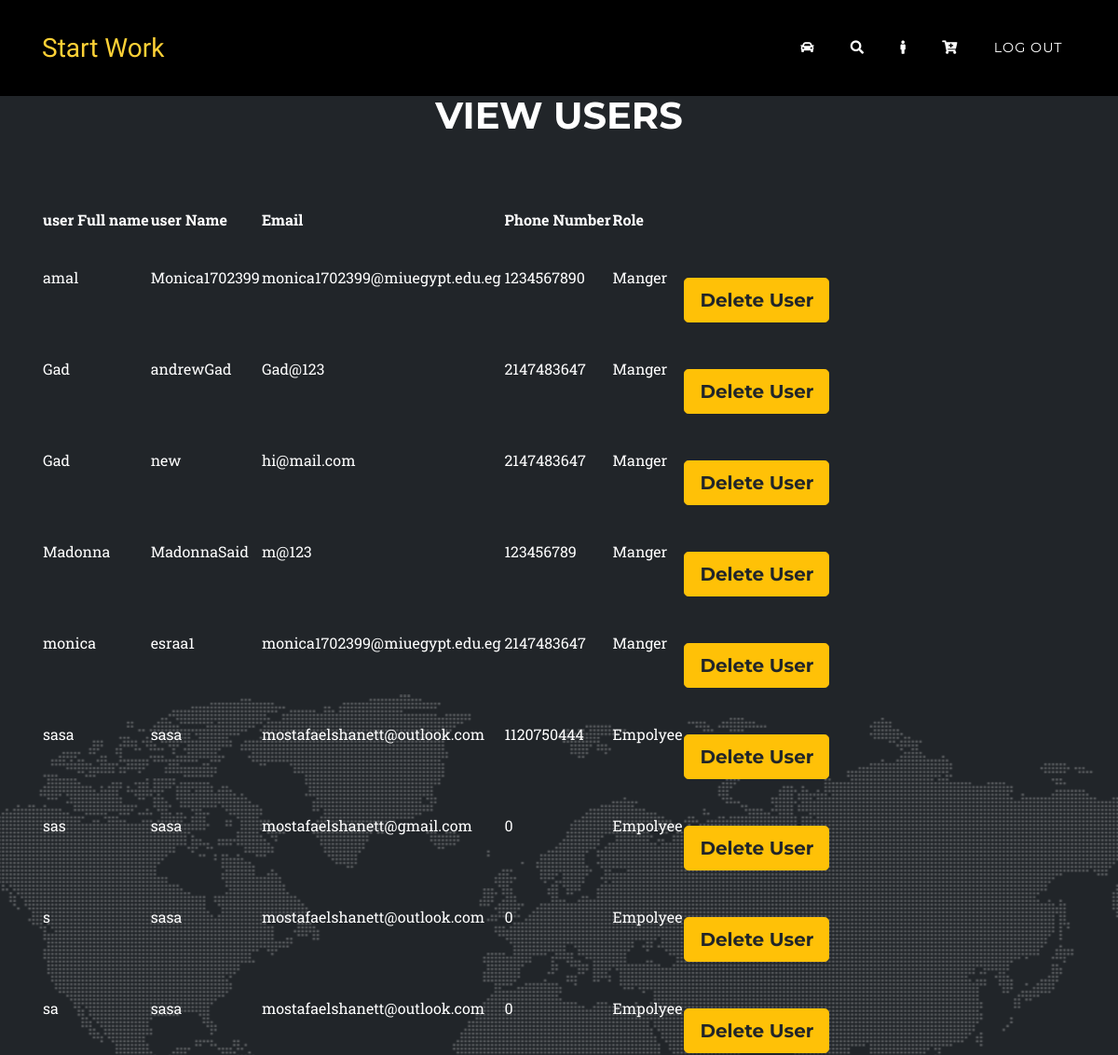
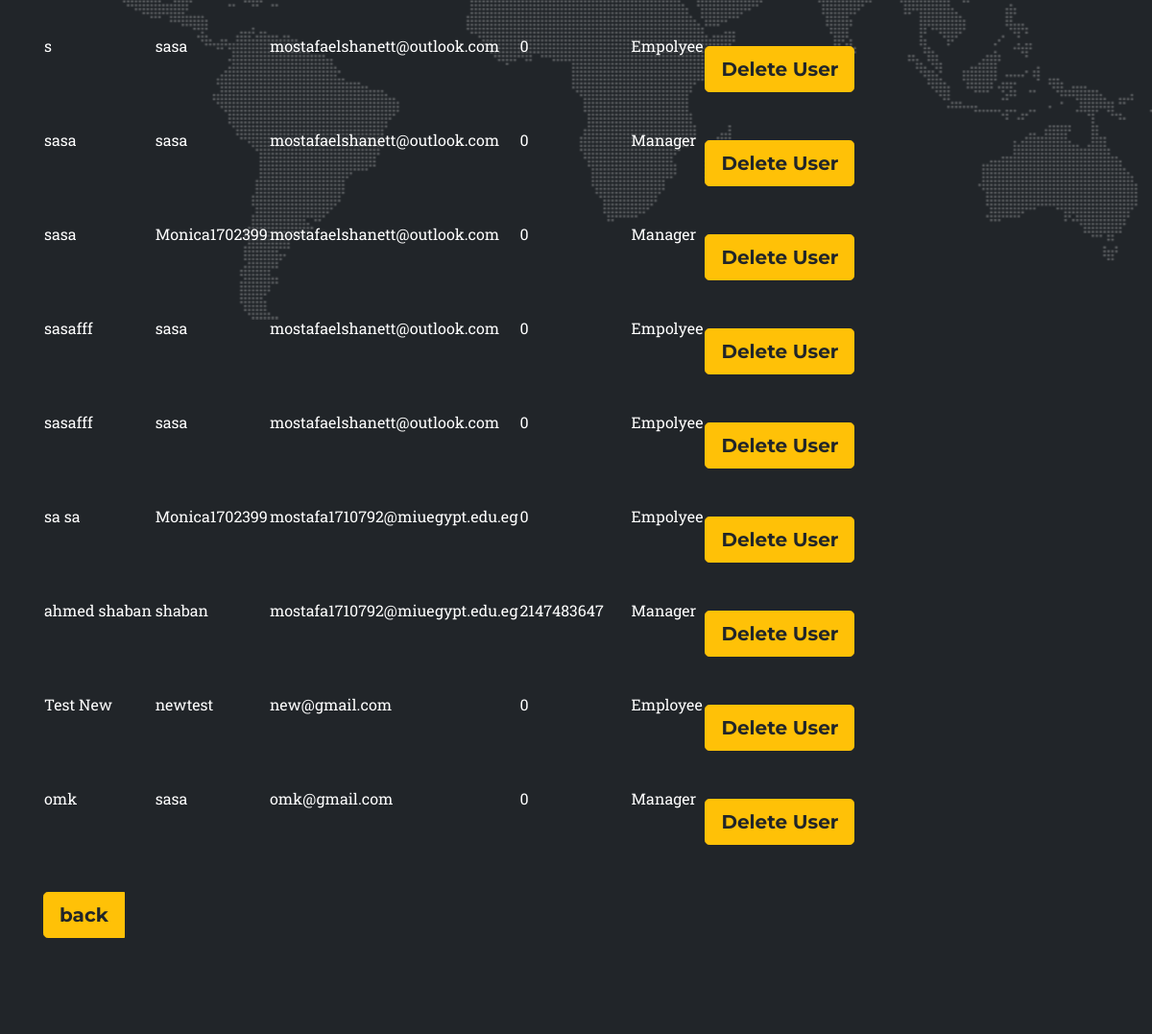
The app's page /public/registerForm.php?action=show with its own data (2 pictures, top to bottom).
### tables this page shows
CREATE TABLE `user` (
  `ID` int(255) NOT NULL,
  `FullName` varchar(255) NOT NULL,
  `username` varchar(255) NOT NULL,
  `email` varchar(255) NOT NULL,
  `password` varchar(255) NOT NULL,
  `Age` int(11) NOT NULL,
  `phoneNumber` int(255) NOT NULL,
  `Role` varchar(255) NOT NULL
);

### app/view/View.php (called while the page is built, shortened)
<?php
abstract class  View
{
    public function __construct($controller, $model) {
        $this->model = $model;
    }
}
?>

### app/db/database.php (called while the page is built, shortened)
<?php
class Database {
    private static $Instance;
    private $LocalHost = "localhost";
    private $Name = "root";
    private $Password = "";
    private $DBname = "autosparecar";
    public $Connection;
    public function __construct() {
        $this->Connection = new mysqli($this->LocalHost, $this->Name, $this->Password, $this->DBname);
    }
    public static function GetInstance() {
        if(!isset(self::$Instance)) {
            self::$Instance = new self();
        }
            return self::$Instance;
    }
    public function GetConnection() {
       return $this->Connection;
    }
}
?>

### app/model/Users.php (called while the page is built, shortened)
<?php
require_once(__ROOT__ . "model/User.php");
require_once(__ROOT__ ."db/database.php");
class Users extends Model
{
	private $Users;
	function fillArray()
	{
		$this->Users = array();
		$result = $this->readUsers();
		while ($row = $result->fetch_assoc())
		{
			array_push($this->Users, new User($row["ID"],$row["FullName"],$row["username"],$row["email"],$row["password"],$row["Age"],$row["phoneNumber"],$row["Role"]));
		}
	}
function getUsers() {
		$this->fillArray();
		return $this->Users;
	}
	function readUsers()
	{
		$sql = "SELECT * FROM user";
        $d1= Database::GetInstance();
        $result = mysqli_query($d1->GetConnection(), $sql);
		if ($result->num_rows >-1){
			return $result;
		}
		else {
			return false;
		}
	}
}
?>

### app/model/User.php (called while the page is built, shortened)
<?php
require_once(__ROOT__ ."db/database.php");
class User extends Model
{
    private $ID;
    private $FullName;
    private $username;
    private $email;
    private $phoneNumber;
    private $Role;
 function __construct($ID,$FullName="",$username="",$email="",$password="",$Age="",$phoneNumber="",$Role="")
  {
    $this->ID = $ID;
    $d1= Database::GetInstance();
    if(""===$FullName)
    {
      $this->readUser($ID);
    }
    else
    {
      $this->FullName = $FullName;
      $this->username=$username;
      $this->email=$email;
      $this->phoneNumber = $phoneNumber;
      $this->Role=$Role;
    }
  }
  function getFullName()
  {
  	return $this->FullName;
  }
  function getusername()
  {
  	return $this->username;
  }
  function getemail()
  {
  	return  $this->email;
  }
  function getPhoneNumber()
  {
    return $this->phoneNumber;
  }
  function getRole()
  {
    return $this->Role;
  }
  function getID()
  {
    return $this->ID;
  }
}
?>

### app/view/ViewUser.php (the view, shortened to what this page needs)
<?php
require_once(__ROOT__ . "view/View.php");
class ViewUser extends View
{
	function show()
	{
$str='<!DOCTYPE html>
<html lang="en">
<head>
  <meta charset="utf-8">
  <meta name="viewport" content="width=device-width, initial-scale=1, shrink-to-fit=no">
  <meta name="description" content="">
  <meta name="author" content="">
  <title>Auto spare parts</title>
  <link href="vendor/bootstrap/css/bootstrap.min.css" rel="stylesheet">
  <link href="vendor/fontawesome-free/css/all.min.css" rel="stylesheet" type="text/css">
  <link href="https://fonts.googleapis.com/css?family=Montserrat:400,700" rel="stylesheet" type="text/css">
  <link href="https://fonts.googleapis.com/css?family=Kaushan+Script" rel="stylesheet" type="text/css">
  <link href="https://fonts.googleapis.com/css?family=Droid+Serif:400,700,400italic,700italic" rel="stylesheet" type="text/css">
  <link href="https://fonts.googleapis.com/css?family=Roboto+Slab:400,100,300,700" rel="stylesheet" type="text/css">
  <link href="css/agency.min.css" rel="stylesheet">
</head>
<body id="page-top">
<section class="page-section" id="contact">
    <div class="container">
      <div class="row">
        <div class="col-lg-12 text-center">
          <h2 class="section-heading text-uppercase"> View Users</h2>
          <h3 class="section-subheading text-muted"> </h3>
        </div>
      </div>
      <div class="row">
        <div class="col-lg-12">';
    $str.="<table class='section-heading' id='items'>";
    $str.="<tr>
    	<th>user Full name</th>
    	<th>user Name</th>
          <th>Email</th>
          <th>Phone Number</th>
          <th>Role</th>
          </tr>";
      $str.="<tr>";
      foreach($this->model->getUsers() as $User){
        $str.="<td>".$User->getFullName()." </td> ";
        $str.="<td>".$User->getusername()."</td> ";
        $str.="<td>".$User->getEmail()."</td> ";
       	$str.="<td>".$User->getPhoneNumber()."</td> ";
        $str.="<td>".$User->getRole() ."</td> ";
        $str.="<td><br><br>
				<div class='portfolio-caption'>
           			<div class='btn-group btn-group-lg'>
           				<button type='submit' class='btn btn-warning' name='delete' id='delete' onclick=\"location.href='index.php?action=delete&id=".$User->getID()."\">Delete User</button>
           			</div>
           		</div></td>";
        $str.="</tr>";
    }
      $str.="</table>
      <br>
      <br>";
      $str.="<div class='portfolio-caption'>
           <div class='btn-group btn-group-lg'>
           <button type='submit' class='btn btn-warning' name='Show' id='Show' onclick=\"location.href='index.php'\">back</button>
           <br>
           </div>
           </div>";
      return $str;
	}
}
?>

### records on screen
user: FullName "amal", username "Monica1702399", email "monica1702399@miuegypt.edu.eg", phoneNumber "1234567890", Role "Manger"
user: FullName "Gad", username "andrewGad", email "Gad@123", phoneNumber "2147483647", Role "Manger"
user: FullName "Gad", username "new", email "hi@mail.com", phoneNumber "2147483647", Role "Manger"
user: FullName "Madonna", username "MadonnaSaid", email "m@123", phoneNumber "123456789", Role "Manger"
user: FullName "monica", username "esraa1", email "monica1702399@miuegypt.edu.eg", phoneNumber "2147483647", Role "Manger"
user: FullName "sasa", username "sasa", email "mostafaelshanett@outlook.com", phoneNumber "1120750444", Role "Empolyee"
user: FullName "sas", username "sasa", email "mostafaelshanett@gmail.com", phoneNumber "0", Role "Empolyee"
user: FullName "s", username "sasa", email "mostafaelshanett@outlook.com", phoneNumber "0", Role "Empolyee"
user: FullName "sa", username "sasa", email "mostafaelshanett@outlook.com", phoneNumber "0", Role "Empolyee"
user: FullName "s", username "sasa", email "mostafaelshanett@outlook.com", phoneNumber "0", Role "Empolyee"
user: FullName "sasa", username "sasa", email "mostafaelshanett@outlook.com", phoneNumber "0", Role "Manager"
user: FullName "sasa", username "Monica1702399", email "mostafaelshanett@outlook.com", phoneNumber "0", Role "Manager"
user: FullName "sasafff", username "sasa", email "mostafaelshanett@outlook.com", phoneNumber "0", Role "Empolyee"
user: FullName "sasafff", username "sasa", email "mostafaelshanett@outlook.com", phoneNumber "0", Role "Empolyee"
user: FullName "sa sa", username "Monica1702399", email "mostafa1710792@miuegypt.edu.eg", phoneNumber "0", Role "Empolyee"
user: FullName "ahmed shaban", username "shaban", email "mostafa1710792@miuegypt.edu.eg", phoneNumber "2147483647", Role "Manager"
user: FullName "Test New", username "newtest", email "new@gmail.com", phoneNumber "0", Role "Employee"
user: FullName "omk", username "sasa", email "omk@gmail.com", phoneNumber "0", Role "Manager"
